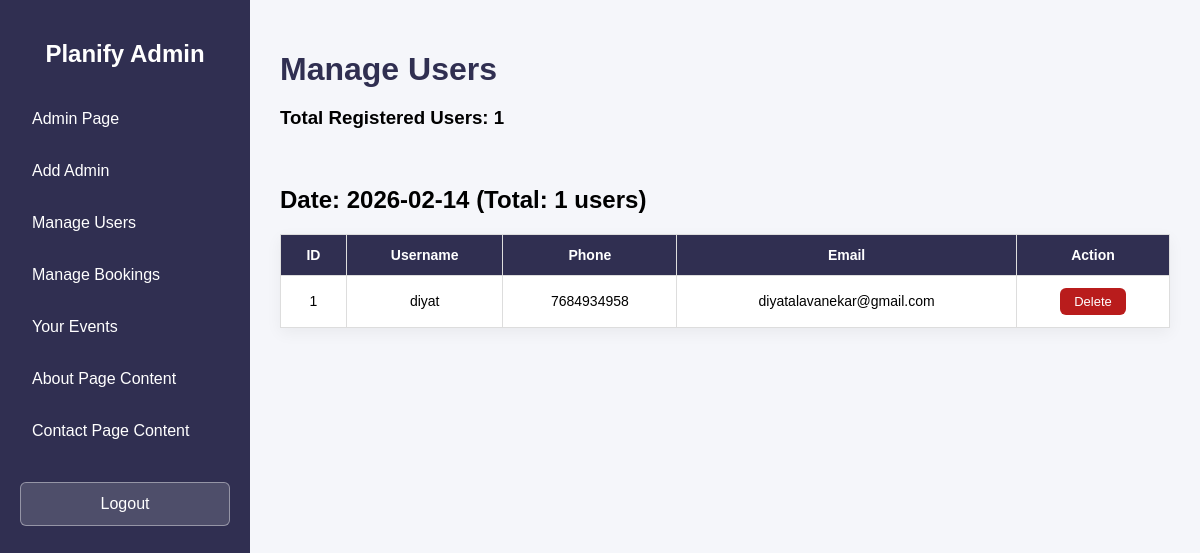
Before: /admin/manage_users.php (signed in) with the older database file.
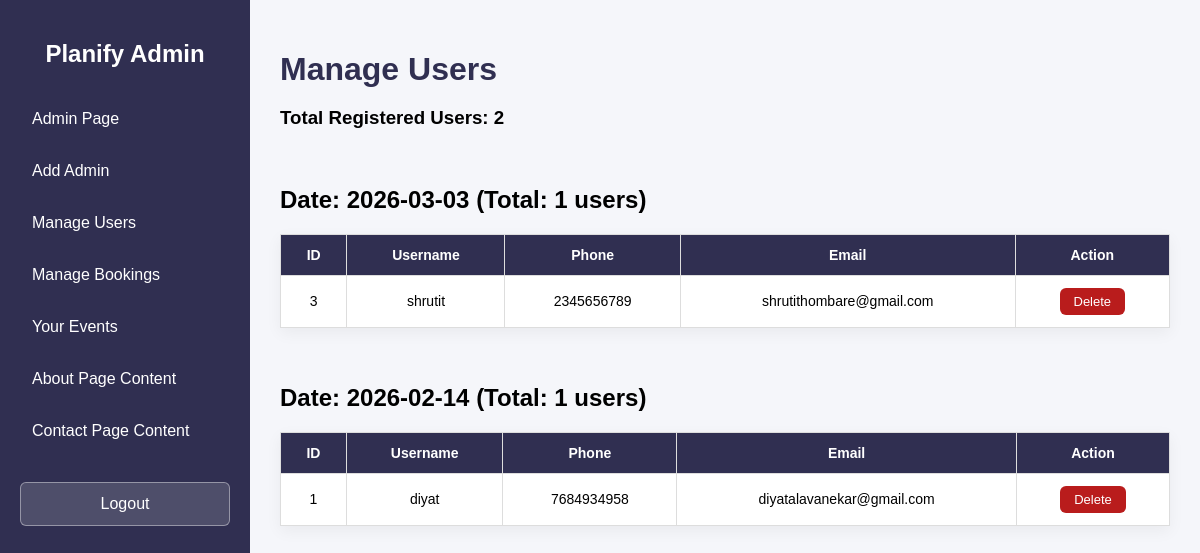
After: the same page with the newer database file.
### tables this page shows
CREATE TABLE `users` (
  `id` int(11) NOT NULL,
  `username` varchar(100) NOT NULL,
  `email` varchar(150) NOT NULL,
  `phone` varchar(15) NOT NULL,
  `password` varchar(255) NOT NULL,
  `created_at` timestamp NOT NULL DEFAULT current_timestamp()
);

### admin/manage_users.php (the view, shortened to what this page needs)
<?php
require_once "../config/db.php";
$total_result = $conn->query("SELECT COUNT(*) AS total_users FROM users");
$total_row = $total_result->fetch_assoc();
$total_users = $total_row['total_users'];
$date_result = $conn->query("
    SELECT DATE(created_at) AS reg_date, COUNT(*) AS daily_total
    FROM users
    GROUP BY DATE(created_at)
    ORDER BY reg_date DESC
");
?>
<?php include("admin_header.php"); ?>
<?php include("admin_sidebar.php"); ?>
<div class="main-content">
    <h1>Manage Users</h1>
    <h3>Total Registered Users: <?php echo $total_users; ?></h3>
    <br>
    <?php while ($date_row = $date_result->fetch_assoc()) { ?>
        <h2>
            Date: <?php echo $date_row['reg_date']; ?>
            (Total: <?php echo $date_row['daily_total']; ?> users)
        </h2>
        <table border="1" width="100%" cellpadding="10">
            <tr>
                <th>ID</th>
                <th>Username</th>
                <th>Phone</th>
                <th>Email</th>
                <th>Action</th>
            </tr>
            <?php
            $current_date = $date_row['reg_date'];
            $user_stmt = $conn->prepare("
                SELECT id, username, phone, email
                FROM users
                WHERE DATE(created_at) = ?
                ORDER BY id DESC
            ");
            $user_stmt->bind_param("s", $current_date);
            $user_stmt->execute();
            $users_result = $user_stmt->get_result();
            while ($user = $users_result->fetch_assoc()) {
            ?>
                <tr>
                    <td><?php echo $user['id']; ?></td>
                    <td><?php echo htmlspecialchars($user['username']); ?></td>
                    <td><?php echo htmlspecialchars($user['phone']); ?></td>
                    <td><?php echo htmlspecialchars($user['email']); ?></td>
                    <td>
                        <a href="delete_user.php?id=<?php echo $user['id']; ?>"
                            onclick="return confirm('Delete this user?');" class="action-btn action-delete">
                            Delete
                        </a>
                    </td>
                </tr>
            <?php } ?>
        </table>
        <br><br>
    <?php } ?>
</div>
<?php include("admin_footer.php"); ?>

Changed rows visible on the page:
added users: id "3", username "shrutit", phone "2345656789", email "shrutithombare@gmail.com", shown under "2026-03-03"
Other visible differences:
$total_users: "1" → "2"
new list line: "Date: 2026-03-03 (Total: 1 users) ID Username Phone Email Action"
